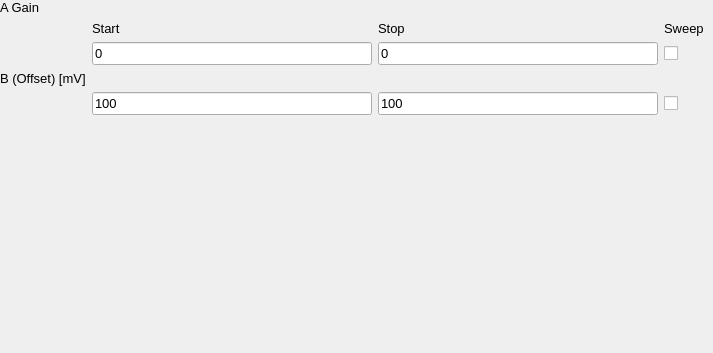
               <widget class="QWidget" name="linear_feedback_CH1">
                <widget class="QWidget" name="gridLayoutWidget_7">
                 <property name="geometry">
                  <rect>
                   <x>0</x>
                   <y>0</y>
                   <width>704</width>
                   <height>344</height>
                  </rect>
                 </property>
                 <layout class="QGridLayout" name="gridLayout_7">
                  <item row="2" column="3">
                   <widget class="QCheckBox" name="lin_a_sweep_CH1">
                    <property name="text">
                     <string/>
                    </property>
                   </widget>
                  </item>
                  <item row="1" column="2">
                   <widget class="QLabel" name="lin_stop_label_CH1">
                    <property name="font">
                     <font>
                      <pointsize>10</pointsize>
                     </font>
                    </property>
                    <property name="layoutDirection">
                     <enum>Qt::LeftToRight</enum>
                    </property>
                    <property name="text">
                     <string>Stop</string>
                    </property>
                   </widget>
                  </item>
                  <item row="3" column="0">
                   <widget class="QLabel" name="lin_b_label_CH1">
                    <property name="font">
                     <font>
                      <pointsize>10</pointsize>
                     </font>
                    </property>
                    <property name="layoutDirection">
                     <enum>Qt::LeftToRight</enum>
                    </property>
                    <property name="text">
                     <string>B (Offset) [mV]</string>
                    </property>
                   </widget>
                  </item>
                  <item row="2" column="2">
                   <widget class="QLineEdit" name="lin_a_stop_CH1">
                    <property name="sizePolicy">
                     <sizepolicy hsizetype="Expanding" vsizetype="Maximum">
                      <horstretch>1</horstretch>
                      <verstretch>1</verstretch>
                     </sizepolicy>
                    </property>
                    <property name="font">
                     <font>
                      <pointsize>10</pointsize>
                     </font>
                    </property>
                    <property name="text">
                     <string>0</string>
                    </property>
                   </widget>
                  </item>
                  <item row="1" column="3">
                   <widget class="QLabel" name="lin_sweep_label_CH1">
                    <property name="font">
                     <font>
                      <pointsize>10</pointsize>
                     </font>
                    </property>
                    <property name="layoutDirection">
                     <enum>Qt::LeftToRight</enum>
                    </property>
                    <property name="text">
                     <string>Sweep</string>
                    </property>
                   </widget>
                  </item>
                  <item row="1" column="1">
                   <widget class="QLabel" name="lin_start_label_CH1">
                    <property name="font">
                     <font>
                      <pointsize>10</pointsize>
                     </font>
                    </property>
                    <property name="layoutDirection">
                     <enum>Qt::LeftToRight</enum>
                    </property>
                    <property name="text">
                     <string>Start</string>
                    </property>
                   </widget>
                  </item>
                  <item row="0" column="0">
                   <widget class="QLabel" name="lin_a_label_CH1">
                    <property name="font">
                     <font>
                      <pointsize>10</pointsize>
                     </font>
                    </property>
                    <property name="layoutDirection">
                     <enum>Qt::LeftToRight</enum>
                    </property>
                    <property name="text">
                     <string>A Gain</string>
                    </property>
                   </widget>
                  </item>
                  <item row="6" column="0">
                   <spacer name="verticalSpacer_5">
                    <property name="orientation">
                     <enum>Qt::Vertical</enum>
                    </property>
                    <property name="sizeHint" stdset="0">
                     <size>
                      <width>20</width>
                      <height>40</height>
                     </size>
                    </property>
                   </spacer>
                  </item>
                  <item row="2" column="1">
                   <widget class="QLineEdit" name="lin_fixed_freq_CH1_2">
                    <property name="sizePolicy">
                     <sizepolicy hsizetype="Expanding" vsizetype="Maximum">
                      <horstretch>1</horstretch>
                      <verstretch>1</verstretch>
                     </sizepolicy>
                    </property>
                    <property name="font">
                     <font>
                      <pointsize>10</pointsize>
                     </font>
                    </property>
                    <property name="text">
                     <string>0</string>
                    </property>
                   </widget>
                  </item>
                  <item row="4" column="1">
                   <widget class="QLineEdit" name="lin_b_start_CH1">
                    <property name="sizePolicy">
                     <sizepolicy hsizetype="Expanding" vsizetype="Fixed">
                      <horstretch>0</horstretch>
                      <verstretch>0</verstretch>
                     </sizepolicy>
                    </property>
                    <property name="font">
                     <font>
                      <pointsize>10</pointsize>
                     </font>
                    </property>
                    <property name="text">
                     <string>100</string>
                    </property>
                   </widget>
                  </item>
                  <item row="4" column="2">
                   <widget class="QLineEdit" name="lin_b_stop_CH1">
                    <property name="sizePolicy">
                     <sizepolicy hsizetype="Expanding" vsizetype="Maximum">
                      <horstretch>1</horstretch>
                      <verstretch>1</verstretch>
                     </sizepolicy>
                    </property>
                    <property name="font">
                     <font>
                      <pointsize>10</pointsize>
                     </font>
                    </property>
                    <property name="text">
                     <string>100</string>
                    </property>
                   </widget>
                  </item>
                  <item row="4" column="3">
                   <widget class="QCheckBox" name="lin_b_sweep_CH1">
                    <property name="text">
                     <string/>
                    </property>
                   </widget>
                  </item>
                 </layout>
                </widget>
               </widget>
